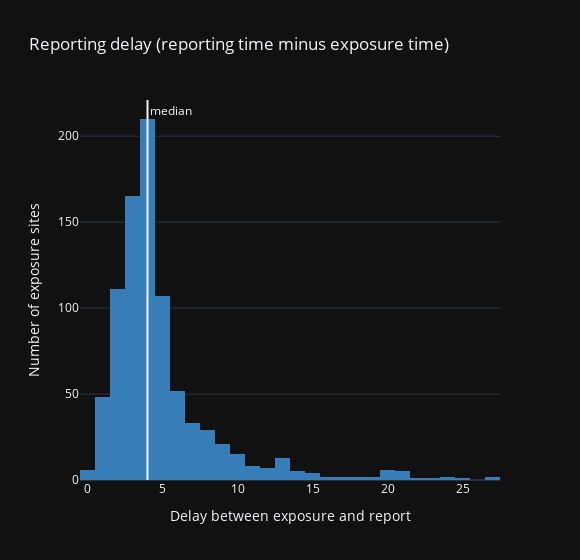

Notebook code for this chart:
### Code cell
fig_delay = px.histogram(df_official, x='date_delay', template='plotly_dark',
                         color_discrete_sequence=[px.colors.qualitative.Set1[1]],
                         title='Reporting delay (reporting time minus exposure time)')
fig_delay.add_vline(x = df_official.date_delay.describe()['50%'], annotation_text='median')
fig_delay.update_layout(width=width, 
                       xaxis_title = "Delay between exposure and report", 
                       yaxis_title = "Number of exposure sites")

### Figure 1 — Plotly figure (JSON) as saved in the notebook; plotly's stock layout.template omitted (floating-point values rounded to 4 significant figures; data arrays with more than 128 entries replaced by an {"elided": "..."} marker saying what was removed)
{"data": [{"alignmentgroup": "True", "bingroup": "x", "hovertemplate": "date_delay=%{x}<br>count=%{y}<extra></extra>", "legendgroup": "", "marker": {"color": "rgb(55,126,184)"}, "name": "", "offsetgroup": "", "orientation": "v", "showlegend": false, "type": "histogram", "x": {"elided": "860 int values"}, "xaxis": "x", "yaxis": "y"}], "layout": {"annotations": [{"showarrow": false, "text": "median", "x": 4, "xanchor": "left", "xref": "x", "y": 1, "yanchor": "top", "yref": "y domain"}], "barmode": "relative", "legend": {"tracegroupgap": 0}, "shapes": [{"type": "line", "x0": 4, "x1": 4, "xref": "x", "y0": 0, "y1": 1, "yref": "y domain"}], "title": {"text": "Reporting delay (reporting time minus exposure time)"}, "width": 580, "xaxis": {"anchor": "y", "domain": [0, 1], "title": {"text": "Delay between exposure and report"}}, "yaxis": {"anchor": "x", "domain": [0, 1], "title": {"text": "Number of exposure sites"}}}}
